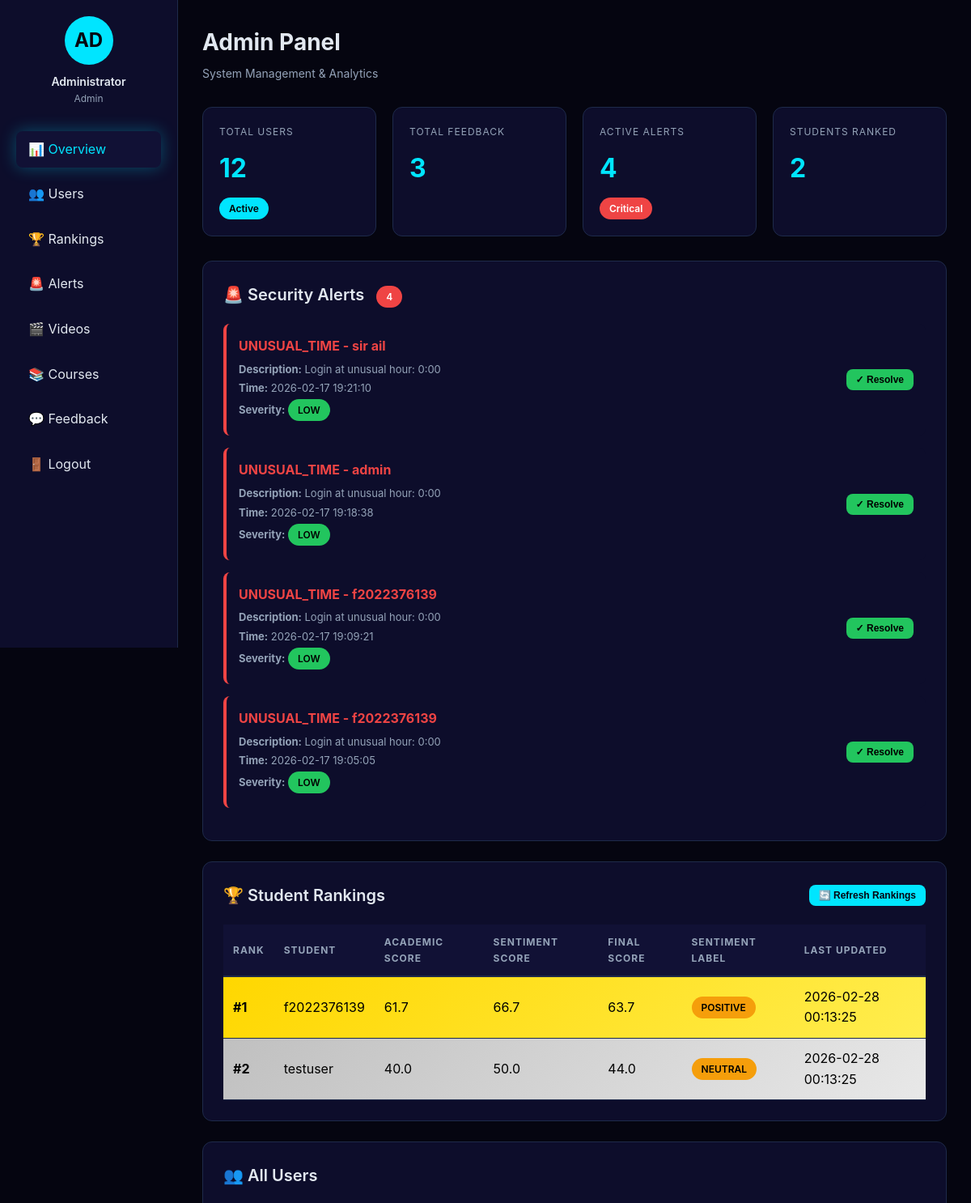
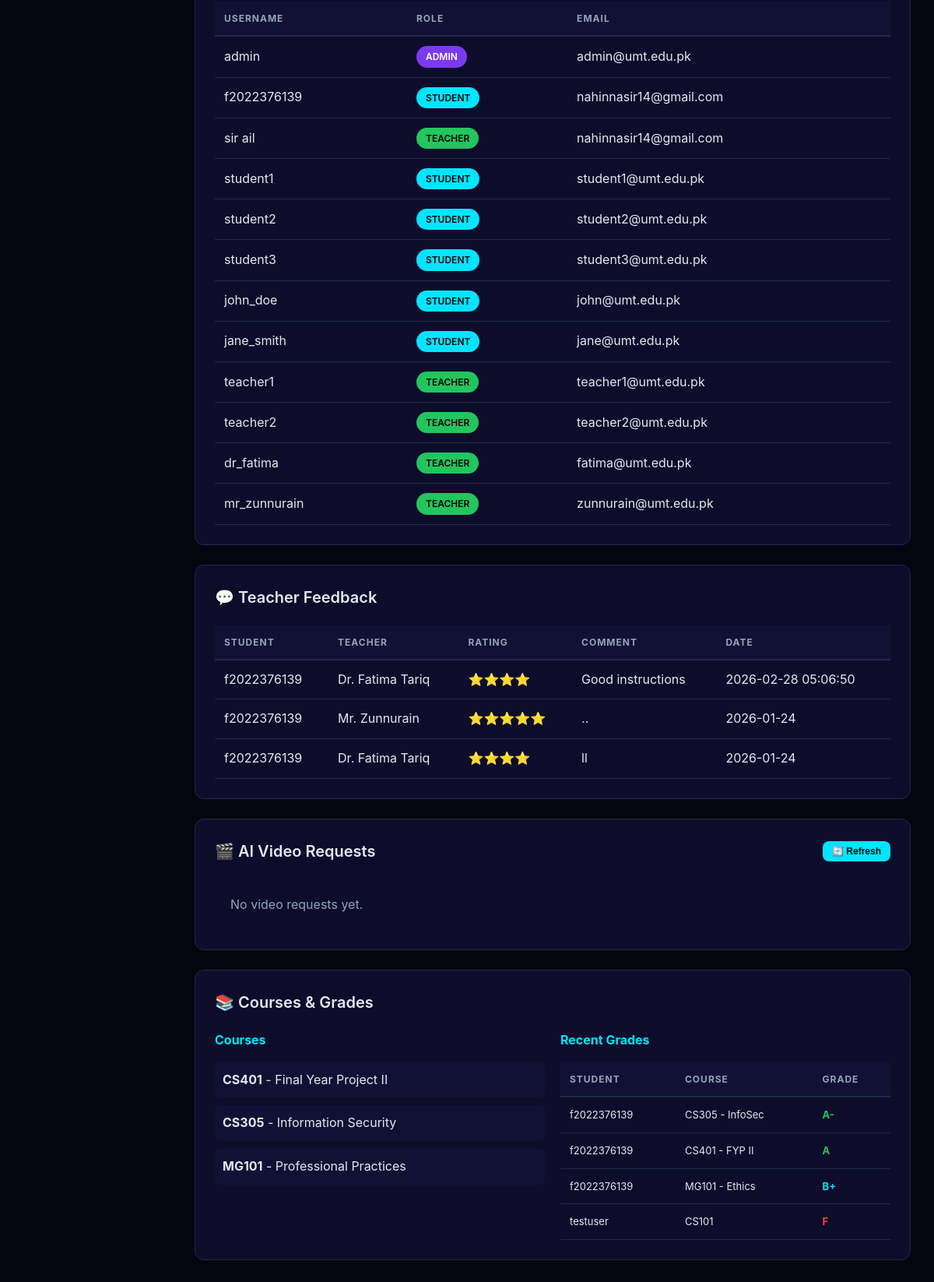
Screenshot of /admin_panel (signed in) with the database file from the repository (2 pictures, top to bottom).
### tables this page shows
CREATE TABLE anomaly_alerts (
                id INTEGER PRIMARY KEY AUTOINCREMENT,
                username TEXT,
                alert_time TIMESTAMP DEFAULT CURRENT_TIMESTAMP,
                alert_type TEXT,
                description TEXT,
                severity TEXT,
                resolved BOOLEAN DEFAULT 0
            );

CREATE TABLE student_rankings (
        id INTEGER PRIMARY KEY AUTOINCREMENT,
        student TEXT UNIQUE,
        academic_score REAL,
        sentiment_score REAL,
        final_score REAL,
        rank_position INTEGER,
        sentiment_label TEXT,
        feedback_count INTEGER,
        last_updated TIMESTAMP DEFAULT CURRENT_TIMESTAMP
    );

CREATE TABLE users 
                 (username TEXT PRIMARY KEY, password TEXT, role TEXT, email TEXT);

CREATE TABLE feedback 
                 (id INTEGER PRIMARY KEY AUTOINCREMENT, student TEXT, teacher TEXT, rating INTEGER, comment TEXT, date TEXT);

CREATE TABLE grades (
        id INTEGER PRIMARY KEY AUTOINCREMENT,
        student_id TEXT,
        course TEXT,
        assessment TEXT,
        score TEXT,
        grade TEXT
    );

### app.py (the view)
@app.route('/admin_panel')
def admin_panel():
    if 'user' not in session or session['role'] != 'Admin':
        return redirect(url_for('home'))
    conn = sqlite3.connect('users.db')
    c = conn.cursor()
    users = c.execute("SELECT * FROM users").fetchall()
    feedback = c.execute("SELECT * FROM feedback ORDER BY date DESC").fetchall()
    rankings = c.execute("SELECT * FROM student_rankings ORDER BY rank_position").fetchall()
    alerts = c.execute("SELECT * FROM anomaly_alerts WHERE resolved = 0 ORDER BY alert_time DESC").fetchall()
    grades = c.execute("SELECT * FROM grades LIMIT 20").fetchall()
    courses = [("CS401", "Final Year Project II"), ("CS305", "Information Security"), ("MG101", "Professional Practices")]
    conn.close()
    return render_template('admin_panel.html',
                         users=users,
                         feedback=feedback,
                         courses=courses,
                         grades=grades,
                         rankings=rankings,
                         alerts=alerts)

### templates/admin_panel.html (shortened to what this page needs)
<!DOCTYPE html>
<html lang="en">
<head>
    <link rel="stylesheet" href="{{ url_for('static', filename='css/style.css') }}">
</head>
<body>
    <div class="sidebar">
        <div class="sidebar-header">
            <div class="user-avatar">AD</div>
            <div class="user-name">Administrator</div>
            <div class="user-role">Admin</div>
        </div>
        <ul class="nav-links">
            <li><a href="/admin_panel" class="active">📊 Overview</a></li>
            <li><a href="#users">👥 Users</a></li>
            <li><a href="#rankings">🏆 Rankings</a></li>
            <li><a href="#alerts">🚨 Alerts</a></li>
            <li><a href="#videos">🎬 Videos</a></li>
            <li><a href="#courses">📚 Courses</a></li>
            <li><a href="#feedback">💬 Feedback</a></li>
            <li><a href="/logout">🚪 Logout</a></li>
        </ul>
    </div>
    <div class="main-content">
        <div class="page-header">
            <h1>Admin Panel</h1>
            <p>System Management & Analytics</p>
        </div>
        <div class="stats-grid">
            <div class="stat-card">
                <div class="stat-label">Total Users</div>
                <div class="stat-value">{{ users|length }}</div>
                <div class="stat-badge badge-cyan">Active</div>
            </div>
            <div class="stat-card">
                <div class="stat-label">Total Feedback</div>
                <div class="stat-value">{{ feedback|length }}</div>
            </div>
            <div class="stat-card">
                <div class="stat-label">Active Alerts</div>
                <div class="stat-value">{{ alerts|length }}</div>
                <div class="stat-badge badge-high">Critical</div>
            </div>
            <div class="stat-card">
                <div class="stat-label">Students Ranked</div>
                <div class="stat-value">{{ rankings|length }}</div>
            </div>
        </div>
        <div class="card" id="alerts">
            <div class="card-header">
                <h2 class="card-title">🚨 Security Alerts
                    {% if alerts|length > 0 %}
                        <span class="stat-badge badge-high" style="margin-left: 10px;">{{ alerts|length }}</span>
                    {% endif %}
                </h2>
            </div>
            {% if alerts %}
                <div id="alertsContainer">
                    {% for alert in alerts %}
                    <div class="alert-card" data-alert-id="{{ alert[0] }}">
                        <div class="alert-info">
                            <h4>{{ alert[3] }} - {{ alert[1] }}</h4>
                            <p><strong>Description:</strong> {{ alert[4] }}</p>
                            <p><strong>Time:</strong> {{ alert[2] }}</p>
                            <p>
                                <strong>Severity:</strong>
                                {% if alert[5] == 'high' %}
                                    <span class="stat-badge badge-high">HIGH</span>
                                {% elif alert[5] == 'medium' %}
                                    <span class="stat-badge badge-medium">MEDIUM</span>
                                {% else %}
                                    <span class="stat-badge badge-low">LOW</span>
                                {% endif %}
                            </p>
                        </div>
                        <button class="btn btn-success btn-sm" onclick="resolveAlert({{ alert[0] }})">✓ Resolve</button>
                    </div>
                    {% endfor %}
                </div>
            {% else %}
                <p style="padding: 20px; color: var(--accent-green);">✅ No active security alerts</p>
            {% endif %}
        </div>
        <div class="card" id="rankings">
            <div class="card-header">
                <h2 class="card-title">🏆 Student Rankings</h2>
                <button class="btn btn-primary btn-sm" onclick="refreshRankings()">🔄 Refresh Rankings</button>
            </div>
            {% if rankings %}
            <table>
                <thead>
                    <tr>
                        <th>Rank</th>
                        <th>Student</th>
                        <th>Academic Score</th>
                        <th>Sentiment Score</th>
                        <th>Final Score</th>
                        <th>Sentiment Label</th>
                        <th>Last Updated</th>
                    </tr>
                </thead>
                <tbody id="rankingsTable">
                    {% for rank in rankings %}
                    <tr {% if rank[5] == 1 %}class="rank-1"{% elif rank[5] == 2 %}class="rank-2"{% elif rank[5] == 3 %}class="rank-3"{% endif %}>
                        <td><strong>#{{ rank[5] }}</strong></td>
                        <td>{{ rank[1] }}</td>
                        <td>{{ "%.1f"|format(rank[2]) }}</td>
                        <td>{{ "%.1f"|format(rank[3]) }}</td>
                        <td>{{ "%.1f"|format(rank[4]) }}</td>
                        <td>
                            {% if rank[6] == 'positive' %}
                                <span class="stat-badge badge-positive">{{ rank[6].upper() }}</span>
                            {% elif rank[6] == 'negative' %}
                                <span class="stat-badge badge-negative">{{ rank[6].upper() }}</span>
                            {% else %}
                                <span class="stat-badge badge-neutral">{{ rank[6].upper() }}</span>
                            {% endif %}
                        </td>
                        <td>{{ rank[8] if rank|length > 8 else 'N/A' }}</td>
                    </tr>
                    {% endfor %}
                </tbody>
            </table>
            {% else %}
            <p style="padding: 20px; color: var(--text-muted);">No rankings available.</p>
            {% endif %}
        </div>
        <div class="card" id="users">
            <div class="card-header">
                <h2 class="card-title">👥 All Users</h2>
            </div>
            <table>
                <thead>
                    <tr>
                        <th>Username</th>
                        <th>Role</th>
                        <th>Email</th>
                    </tr>
                </thead>
                <tbody>
                    {% for user in users %}
                    <tr>
                        <td>{{ user[0] }}</td>
                        <td>
                            {% if user[2] == 'Admin' %}
                                <span class="stat-badge badge-purple">ADMIN</span>
                            {% elif user[2] == 'Teacher' %}
                                <span class="stat-badge badge-positive">TEACHER</span>
                            {% else %}
                                <span class="stat-badge badge-cyan">STUDENT</span>
                            {% endif %}
                        </td>
                        <td>{{ user[3] if user|length > 3 else 'N/A' }}</td>
                    </tr>
                    {% endfor %}
                </tbody>
            </table>
        </div>
        <div class="card" id="feedback">
            <div class="card-header">
                <h2 class="card-title">💬 Teacher Feedback</h2>
            </div>
            {% if feedback %}
            <table>
                <thead>
                    <tr>
                        <th>Student</th>
                        <th>Teacher</th>
                        <th>Rating</th>
                        <th>Comment</th>
                        <th>Date</th>
                    </tr>
                </thead>
                <tbody>
                    {% for fb in feedback %}
                    <tr>
                        <td>{{ fb[1] }}</td>
                        <td>{{ fb[2] }}</td>
                        <td>
                            {% for i in range(fb[3]) %}⭐{% endfor %}
                        </td>
                        <td>{{ fb[4] }}</td>
                        <td>{{ fb[5] }}</td>
                    </tr>
                    {% endfor %}
                </tbody>
            </table>
            {% else %}
            <p style="padding: 20px; color: var(--text-muted);">No feedback submitted yet.</p>
            {% endif %}
        </div>
        <div class="card" id="videos">
            <div class="card-header">
                <h2 class="card-title">🎬 AI Video Requests</h2>
                <button class="btn btn-primary btn-sm" onclick="loadVideoRequests()">🔄 Refresh</button>
            </div>
            <div id="videoRequestsList">
            </div>
        </div>
        <div class="card" id="courses">
            <div class="card-header">
                <h2 class="card-title">📚 Courses & Grades</h2>
            </div>
            <div style="display: grid; grid-template-columns: 1fr 1fr; gap: 20px;">
                <div>
                    <h3 style="font-size: 16px; margin-bottom: 15px; color: var(--accent-cyan);">Courses</h3>
                    <ul style="list-style: none; padding: 0;">
                        {% for course in courses %}
                        <li style="padding: 10px; background: var(--bg-card2); margin-bottom: 10px; border-radius: 8px;">
                            <strong>{{ course[0] }}</strong> - {{ course[1] }}
                        </li>
                        {% endfor %}
                    </ul>
                </div>
                <div>
                    <h3 style="font-size: 16px; margin-bottom: 15px; color: var(--accent-cyan);">Recent Grades</h3>
                    <table style="font-size: 13px;">
                        <thead>
                            <tr>
                                <th>Student</th>
                                <th>Course</th>
                                <th>Grade</th>
                            </tr>
                        </thead>
                        <tbody>
                            {% for grade in grades[:10] %}
                            <tr>
                                <td>{{ grade[1] }}</td>
                                <td>{{ grade[2] }}</td>
                                <td>
                                    {% set grade_letter = grade[5]|upper if grade|length > 5 else 'N/A' %}
                                    {% if grade_letter.startswith('A') %}
                                        <span class="grade-a">{{ grade[5] if grade|length > 5 else 'N/A' }}</span>
                                    {% elif grade_letter.startswith('B') %}
                                        <span class="grade-b">{{ grade[5] if grade|length > 5 else 'N/A' }}</span>
                                    {% elif grade_letter.startswith('C') %}
                                        <span class="grade-c">{{ grade[5] if grade|length > 5 else 'N/A' }}</span>
                                    {% else %}
                                        <span class="grade-d">{{ grade[5] if grade|length > 5 else 'N/A' }}</span>
                                    {% endif %}
                                </td>
                            </tr>
                            {% endfor %}
                        </tbody>
                    </table>
                </div>
            </div>
        </div>
    </div>
</body>
</html>

### rows the page displays
anomaly_alerts: alert_type "UNUSUAL_TIME", username "sir ail", description "Login at unusual hour: 0:00", alert_time "2026-02-17 19:21:10", severity "LOW"
anomaly_alerts: alert_type "UNUSUAL_TIME", username "admin", description "Login at unusual hour: 0:00", alert_time "2026-02-17 19:18:38", severity "LOW"
anomaly_alerts: alert_type "UNUSUAL_TIME", username "f2022376139", description "Login at unusual hour: 0:00", alert_time "2026-02-17 19:09:21", severity "LOW"
anomaly_alerts: alert_type "UNUSUAL_TIME", username "f2022376139", description "Login at unusual hour: 0:00", alert_time "2026-02-17 19:05:05", severity "LOW"
student_rankings: rank_position "1", student "f2022376139", academic_score "61.7", sentiment_score "66.7", final_score "63.7", sentiment_label "POSITIVE", last_updated "2026-02-28 00:13:25"
student_rankings: rank_position "2", student "testuser", academic_score "40.0", sentiment_score "50.0", final_score "44.0", sentiment_label "NEUTRAL", last_updated "2026-02-28 00:13:25"
users: username "admin", role "ADMIN", email "admin@umt.edu.pk"
users: username "f2022376139", role "STUDENT", email "nahinnasir14@gmail.com"
users: username "sir ail", role "TEACHER", email "nahinnasir14@gmail.com"
users: username "student1", role "STUDENT", email "student1@umt.edu.pk"
users: username "student2", role "STUDENT", email "student2@umt.edu.pk"
users: username "student3", role "STUDENT", email "student3@umt.edu.pk"
users: username "john_doe", role "STUDENT", email "john@umt.edu.pk"
users: username "jane_smith", role "STUDENT", email "jane@umt.edu.pk"
users: username "teacher1", role "TEACHER", email "teacher1@umt.edu.pk"
users: username "teacher2", role "TEACHER", email "teacher2@umt.edu.pk"
users: username "dr_fatima", role "TEACHER", email "fatima@umt.edu.pk"
users: username "mr_zunnurain", role "TEACHER", email "zunnurain@umt.edu.pk"
feedback: student "f2022376139", teacher "Dr. Fatima Tariq", comment "Good instructions", date "2026-02-28 05:06:50"
feedback: student "f2022376139", teacher "Mr. Zunnurain", comment "..", date "2026-01-24"
feedback: student "f2022376139", teacher "Dr. Fatima Tariq", comment "ll", date "2026-01-24"
grades: student "f2022376139", course "CS305 - InfoSec", grade "A-"
grades: student "f2022376139", course "CS401 - FYP II", grade "A"
grades: student "f2022376139", course "MG101 - Ethics", grade "B+"
grades: student "testuser", course "CS101", grade "F"

### other values shown
{{ users|length }} "12"
{{ feedback|length }} "3"
{{ alerts|length }} "4"
{{ rankings|length }} "2"
{{ course[0] }} "CS401" "CS305" "MG101"
{{ course[1] }} "Final Year Project II" "Information Security" "Professional Practices"
